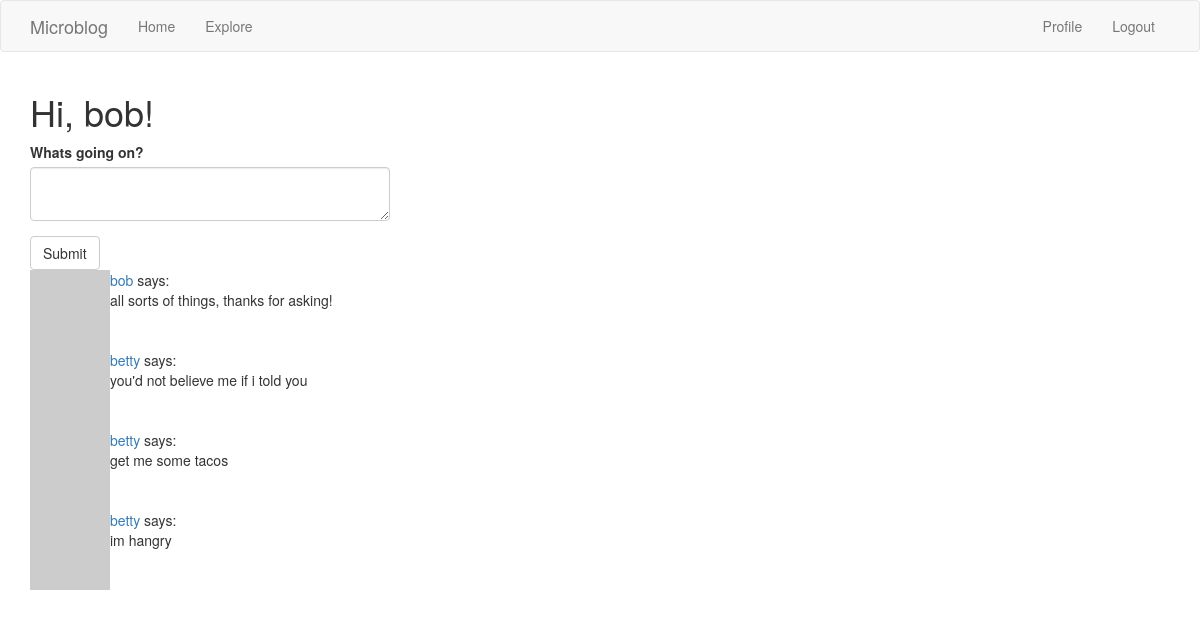
The page /index (signed in) on the database its author committed.
### app/models.py (models this page shows, shortened)
class User(UserMixin, db.Model):
	id = db.Column(db.Integer, primary_key=True)
	username = db.Column(db.String(64), index=True, unique=True)
	email = db.Column(db.String(120), index=True, unique=True)
	password_hash = db.Column(db.String(128))
	posts = db.relationship('Post', backref='author', lazy='dynamic')
	about_me = db.Column(db.String(140))
	last_seen = db.Column(db.DateTime, default=datetime.utcnow)
	followed = db.relationship(
		'User', secondary=followers,
		primaryjoin=(followers.c.follower_id == id),
		secondaryjoin=(followers.c.followed_id == id),
		backref=db.backref('followers', lazy='dynamic'), lazy='dynamic')
	def avatar(self, size):
		digest = md5(self.email.lower().encode('utf-8')).hexdigest()
		return 'https://www.gravatar.com/avatar/{}?d=identicon&s={}'.format(
			digest, size)
	def followed_posts(self):
		followed = Post.query.join(
			followers, (followers.c.followed_id == Post.user_id)).filter(
				followers.c.follower_id == self.id)
		own = Post.query.filter_by(user_id=self.id)
		return followed.union(own).order_by(Post.timestamp.desc())

class Post(db.Model):
	id = db.Column(db.Integer, primary_key=True)
	body = db.Column(db.String(140))
	timestamp = db.Column(db.DateTime, index=True, default=datetime.utcnow)
	user_id = db.Column(db.Integer, db.ForeignKey('user.id'))

### app/routes.py (the view)
@app.route('/', methods=['GET', 'POST'])
@app.route('/index', methods=['GET', 'POST'])
@login_required
def index():
	form = PostForm()
	if form.validate_on_submit():
		post = Post(body=form.post.data, author=current_user)
		db.session.add(post)
		db.session.commit()
		flash('posted!')
		return redirect(url_for('index'))
	page = request.args.get('page', 1, type=int)
	posts = current_user.followed_posts().paginate(
		page, app.config['POSTS_PER_PAGE'], False)
	next_url = url_for('index', page=posts.next_num) \
		if posts.has_next else None
	prev_url = url_for('index', page=posts.prev_num) \
		if posts.has_prev else None
	return render_template('index.html', title='Home', form=form,
						   posts=posts.items, next_url=next_url,
						   prev_url=prev_url)

### app/forms.py
class PostForm(FlaskForm):
    post = TextAreaField('Whats going on?', validators=[
        DataRequired(), Length(min=1,max=140)])
    submit = SubmitField('Submit')

### app/models.py (called while the page is built)
@login.user_loader
def load_user(id):
	return User.query.get(int(id))

### app/routes.py (called while the page is built)
@app.before_request
def before_request():
	if current_user.is_authenticated:
		current_user.last_seen = datetime.utcnow()
		db.session.commit()

### app/templates/index.html (shortened to what this page needs)
{% extends "base.html" %}
{% import 'bootstrap/wtf.html' as wtf %}
{% block app_content %}
    <h1>Hi, {{ current_user.username }}!</h1>
    {% if form %}
    <div class="row">
        <div class="col-md-4">
            {{ wtf.quick_form(form) }}
        </div>
    </div>
    {% endif %}
    {% for post in posts %}
        {% include '_post.html' %}
    {% endfor %}
{% endblock %}

### app/templates/_post.html
<table>
	<tr valign="top">
		<td><img src="{{ post.author.avatar(36) }}"></td>
		<td>
			<a href="{{ url_for('user', username=post.author.username) }}">
				{{ post.author.username }}
			</a>
			says:<br>{{ post.body }}
		</td>
	</tr>
</table>

### rows shown on the page
User: username "bob"
Post: author.username "bob", body "all sorts of things, thanks for asking!"
Post: author.username "betty", body "you'd not believe me if i told you"
Post: author.username "betty", body "get me some tacos"
Post: author.username "betty", body "im hangry"
